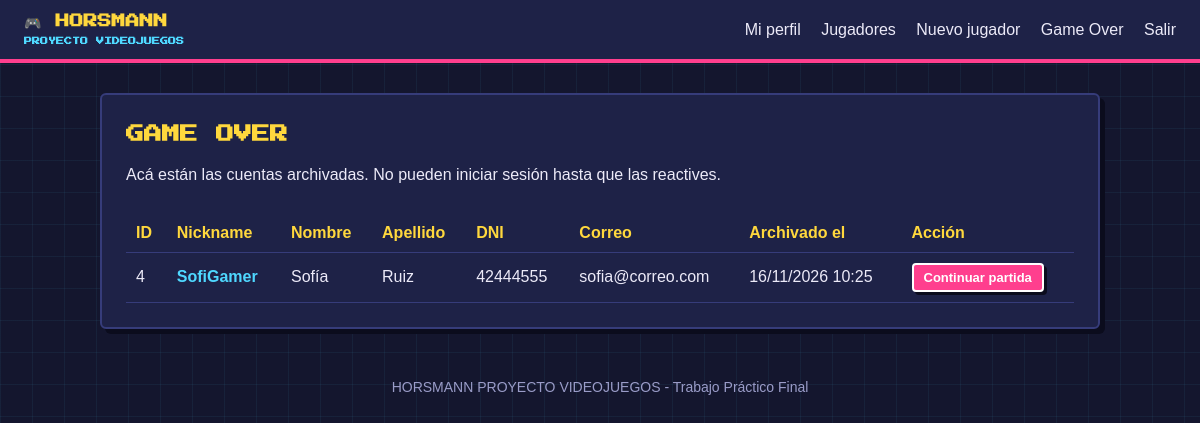
Screenshot of /usuarios_game_over.php (signed in) with the database file from the repository.
### tables this page shows
CREATE TABLE IF NOT EXISTS usuarios (
    id              INT UNSIGNED NOT NULL AUTO_INCREMENT,
    nombre          VARCHAR(50)  NOT NULL,
    apellido        VARCHAR(50)  NOT NULL,
    dni             VARCHAR(8)   NOT NULL,
    email           VARCHAR(100) NOT NULL,
    nickname        VARCHAR(20)  NOT NULL,               
    plataforma      ENUM('PC','PlayStation','Xbox','Nintendo','Móvil') NOT NULL DEFAULT 'PC',
    password        VARCHAR(255) NOT NULL,               
    rol             ENUM('usuario','admin') NOT NULL DEFAULT 'usuario',
    fecha_creacion  DATETIME     NOT NULL DEFAULT CURRENT_TIMESTAMP,
    fecha_archivado DATETIME     NULL DEFAULT NULL,      
    PRIMARY KEY (id),
    UNIQUE KEY uq_usuarios_dni (dni),
    UNIQUE KEY uq_usuarios_email (email),
    UNIQUE KEY uq_usuarios_nickname (nickname)
);

### usuarios_game_over.php (the view, shortened to what this page needs)
<?php
require 'conexion.php';
$c = $pdo->prepare("SELECT id, nickname, nombre, apellido, dni, email, fecha_archivado
                    FROM usuarios
                    WHERE fecha_archivado IS NOT NULL
                    ORDER BY fecha_archivado DESC");
$c->execute();
$archivados = $c->fetchAll();
require 'incluir/encabezado.php';
?>
<div class="caja ancha">
    <h1>GAME OVER</h1>
    <p>Acá están las cuentas archivadas. No pueden iniciar sesión hasta que las reactives.</p>
    <?php if (count($archivados) === 0) { ?>
        <p class="vacio">No hay usuarios archivados, todos siguen en juego.</p>
    <?php } else { ?>
        <div class="scroll">
        <table class="lista">
            <tr>
                <th>ID</th>
                <th>Nickname</th>
                <th>Nombre</th>
                <th>Apellido</th>
                <th>DNI</th>
                <th>Correo</th>
                <th>Archivado el</th>
                <th>Acción</th>
            </tr>
            <?php foreach ($archivados as $a) { ?>
            <tr>
                <td><?php echo (int)$a['id']; ?></td>
                <td class="nick"><?php echo htmlspecialchars($a['nickname']); ?></td>
                <td><?php echo htmlspecialchars($a['nombre']); ?></td>
                <td><?php echo htmlspecialchars($a['apellido']); ?></td>
                <td><?php echo htmlspecialchars($a['dni']); ?></td>
                <td><?php echo htmlspecialchars($a['email']); ?></td>
                <td><?php echo date('d/m/Y H:i', strtotime($a['fecha_archivado'])); ?></td>
                <td class="acciones">
                    <form method="post" action="continuar_partida.php" onsubmit="return confirm('¿Reactivar a este jugador y dejarlo seguir jugando?');">
                        <button type="submit" class="boton boton-chico">Continuar partida</button>
                    </form>
                </td>
            </tr>
            <?php } ?>
        </table>
        </div>
    <?php } ?>
</div>
<?php require 'incluir/pie.php'; ?>

### css/estilos.css (style rules this page uses)
body { margin: 0; font-family: Arial, Helvetica, sans-serif; background: #14162e; color: #eceaf8; }
h1 { font-family: "Courier New", monospace; margin-top: 0; }
.caja { background: #1e2247; border: 2px solid #363c7a; border-radius: 6px; padding: 24px; box-shadow: 5px 5px 0 #0b0c1d; }
.boton { display: inline-block; margin-top: 16px; padding: 10px 18px; background: #ff3f8e; color: #fff; border: 2px solid #fff; border-radius: 4px; font-size: 15px; font-weight: bold; text-decoration: none; cursor: pointer; box-shadow: 3px 3px 0 #0b0c1d; }
.boton-chico { margin-top: 0; padding: 5px 10px; font-size: 13px; }
.scroll { overflow-x: auto; }
.lista { width: 100%; border-collapse: collapse; margin-top: 14px; }
.lista th, .lista td { padding: 10px; text-align: left; border-bottom: 1px solid #363c7a; white-space: nowrap; }
.lista th { color: #ffd83d; }
.acciones { display: flex; gap: 8px; align-items: center; }
.acciones form { margin: 0; }
body { background-color: #14162e; background-image: linear-gradient(rgba(79, 216, 255, 0.06) 1px, transparent 1px), linear-gradient(90deg, rgba(79, 216, 255, 0.06) 1px, transparent 1px); background-size: 32px 32px; }
.logo, h1, .pantalla, .nivel-num, .parpadeo { font-family: "Press Start 2P", "Courier New", monospace; }
h1 { font-size: 18px; line-height: 1.7; color: #ffd83d; }
.nick { color: #4fd8ff; font-weight: bold; }

### rows the page displays
usuarios: id "4", nickname "SofiGamer", nombre "Sofía", apellido "Ruiz", dni "42444555", email "sofia@correo.com", fecha_archivado "16/11/2026 10:25"
